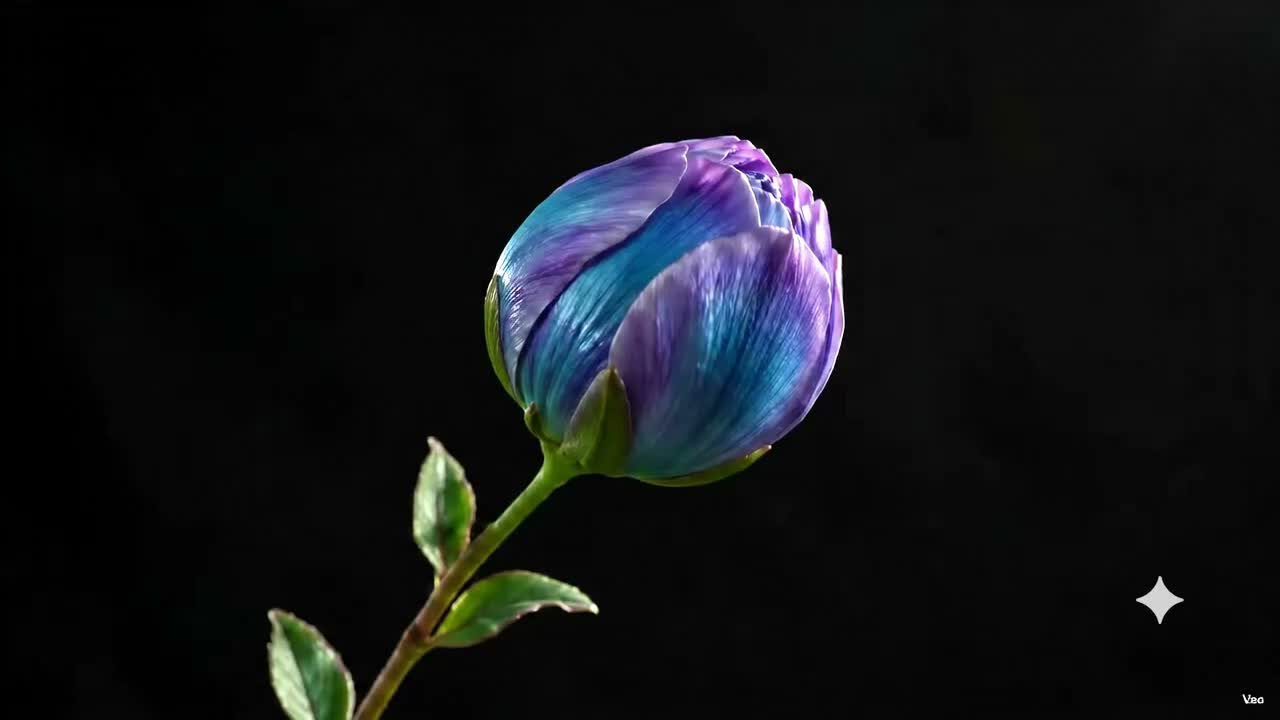
#> input picture Assets/Images/flower/ezgif-frame-001.jpg, 1280 x 720 px; its folder holds only this picture in this run
$ python key_flower.py
#> lines starting #> are read from the running program, lines starting #| are printed output that depends on the picture
"""
Turn the black-background flower frames into transparent WebP frames.

The frames are a glowing subject composited over pure black, so the pixel
values are effectively premultiplied by their own coverage. We recover an
alpha matte from per-pixel brightness (max of R,G,B), feather the low end so
edges blend softly, then un-premultiply so the edge colours stay true instead
of going muddy/dark. The bottom-right watermark region is forced fully
transparent.
"""
import glob
import os
import numpy as np
from PIL import Image

SRC = "Assets/Images/Flower"
OUT = "public/flower_t"

# Alpha ramp (0-255 brightness): fully transparent at/below LO, opaque at/above HI.
LO, HI = 14.0, 64.0
# Watermark cover box, as fractions of width/height (bottom-right corner).
WM_X, WM_Y = 0.78, 0.76

os.makedirs(OUT, exist_ok=True)
files = sorted(
    glob.glob(os.path.join(SRC, "ezgif-frame-*.png"))
    + glob.glob(os.path.join(SRC, "ezgif-frame-*.jpg"))
)
print(f"{len(files)} frames")

for i, path in enumerate(files, 1):
    img = Image.open(path).convert("RGB")
#> img is the input picture: PIL image 1280x720 RGB; mean R, G, B 17.8, 19.8, 22.4
    arr = np.asarray(img, dtype=np.float32)  # H,W,3
    h, w = arr.shape[:2]
#> h = 720; w = 1280

    value = arr.max(axis=2)  # brightness per pixel
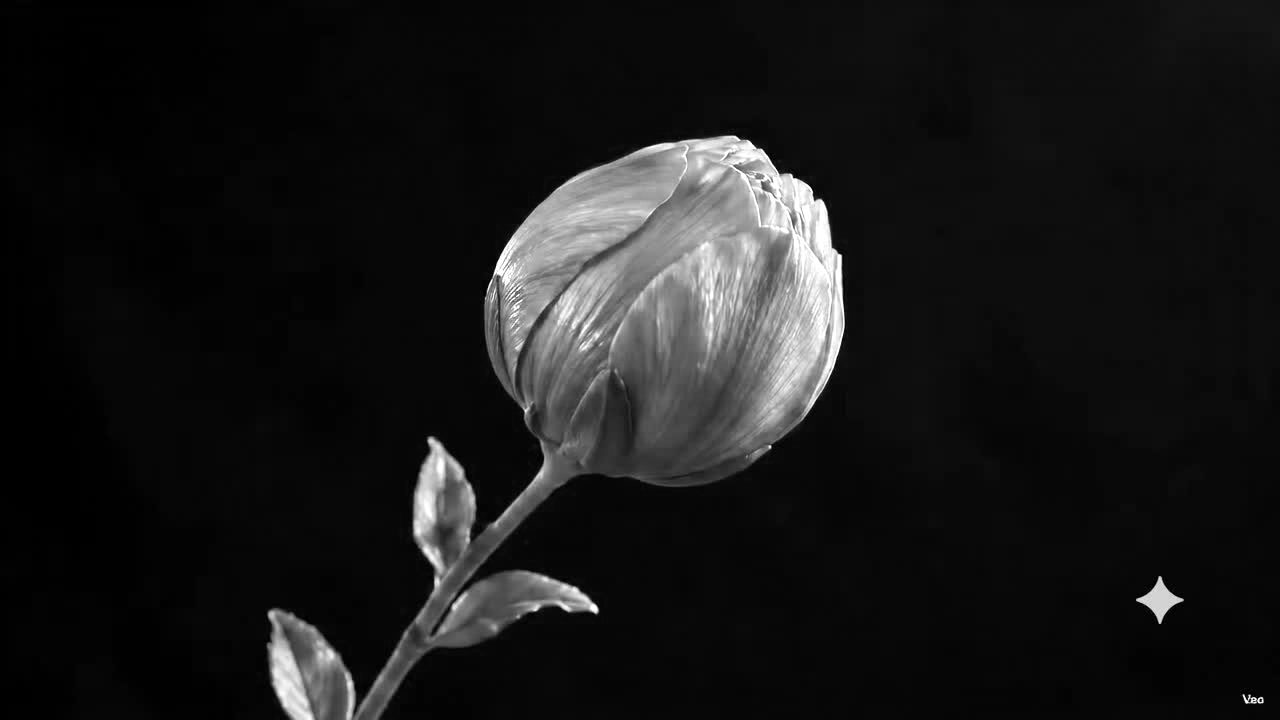
#> value: shape (720, 1280) float32; min 0, max 255, mean 24.8
    alpha = np.clip((value - LO) / (HI - LO), 0.0, 1.0)  # 0..1 matte
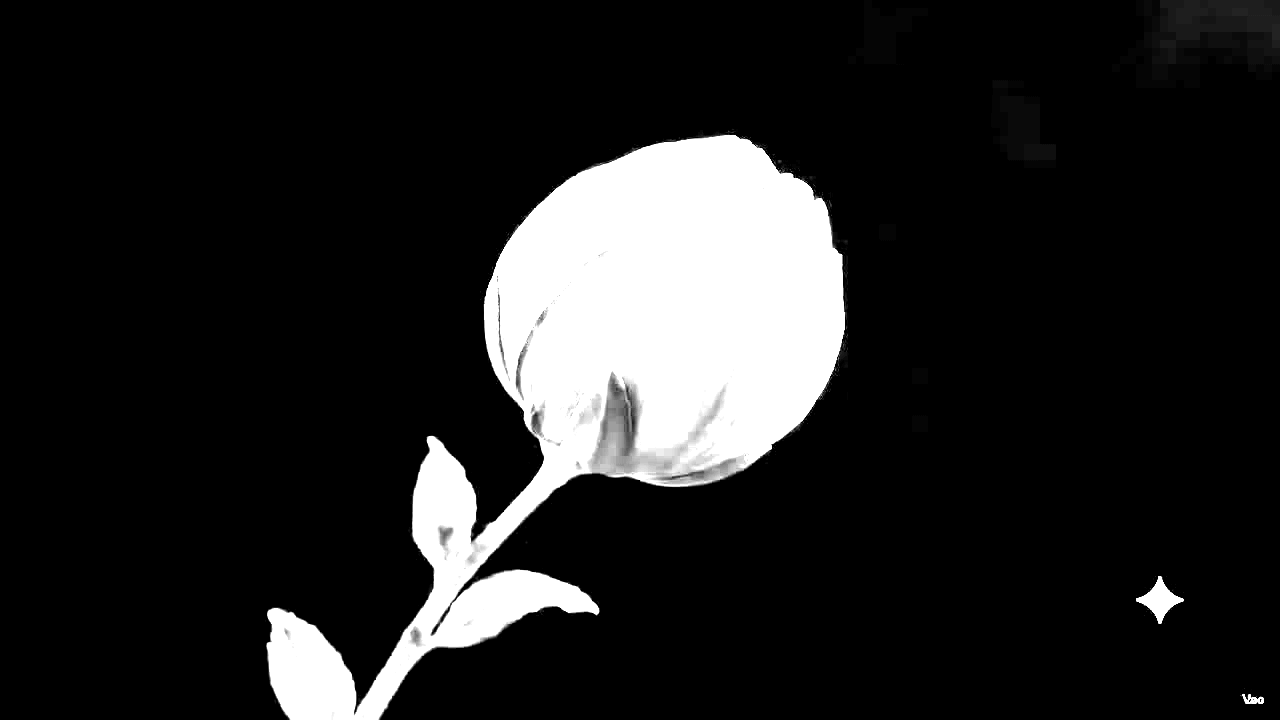
#> alpha: shape (720, 1280) float32; min 0, max 1, mean 0.136

    # Un-premultiply: color = frame / alpha (frame was color*alpha over black).
    safe = np.maximum(alpha, 1e-3)[..., None]
    rgb = np.clip(arr / safe, 0, 255)
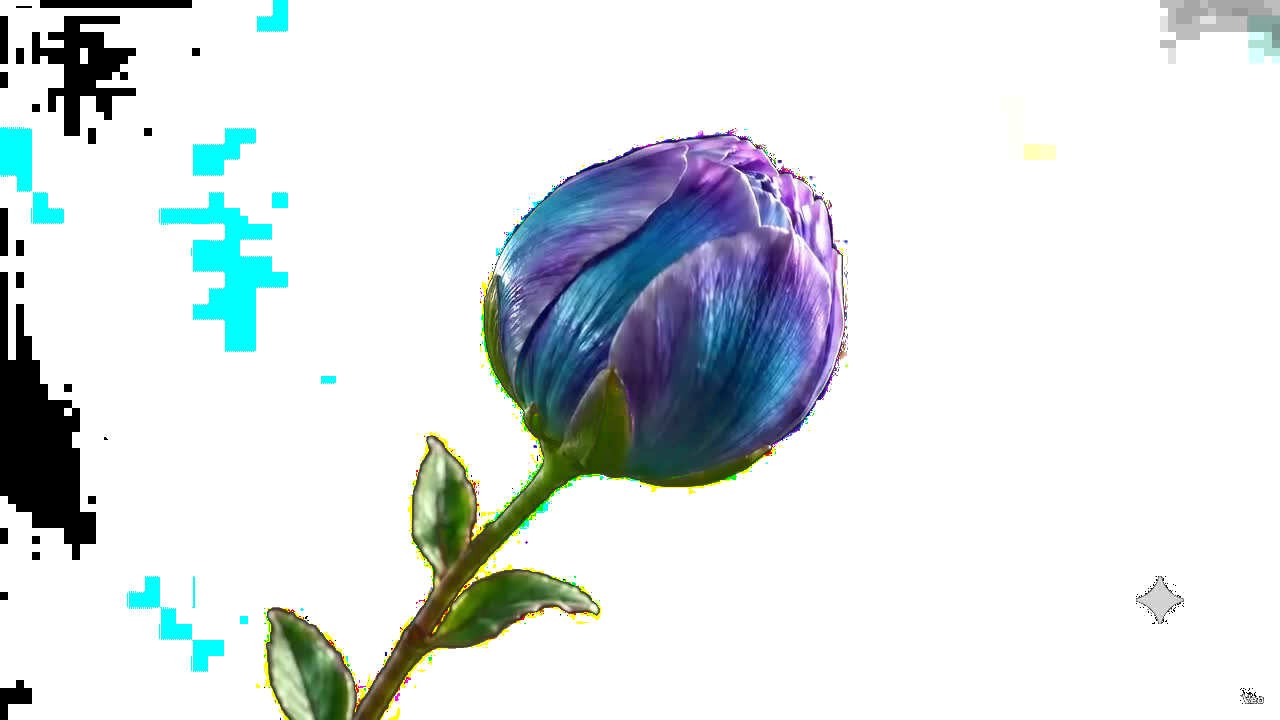
#> rgb: shape (720, 1280, 3) float32; mean R, G, B 220.3, 226.7, 228.4

    out = np.empty((h, w, 4), dtype=np.uint8)
    out[..., :3] = rgb.astype(np.uint8)
    out[..., 3] = (alpha * 255).astype(np.uint8)

    # Kill the watermark corner entirely.
    x0, y0 = int(w * WM_X), int(h * WM_Y)
#> x0 = 998; y0 = 547
    out[y0:, x0:, 3] = 0
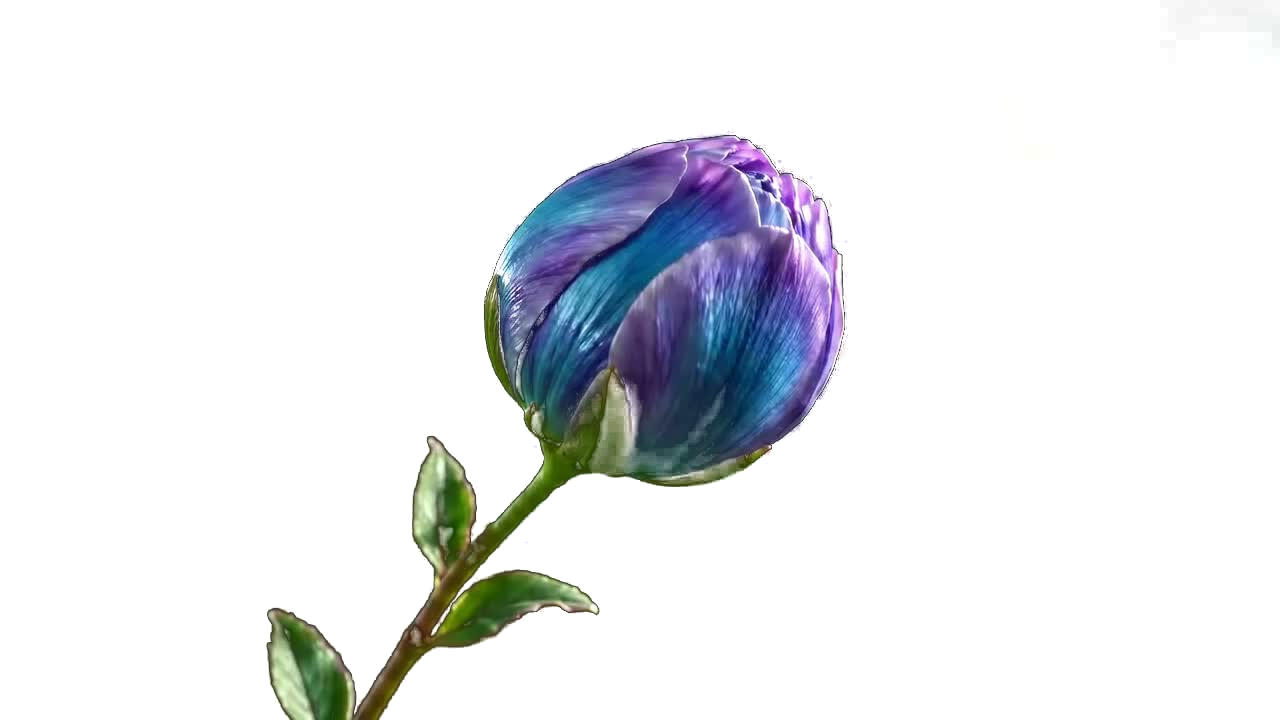
#> out: shape (720, 1280, 4); mean R, G, B, A 219.6, 225.9, 227.6, 34.4; transparent parts drawn white

    Image.fromarray(out, "RGBA").save(
        os.path.join(OUT, f"frame-{i:03d}.webp"), "WEBP", quality=82, method=6
    )

print("done ->", OUT)
